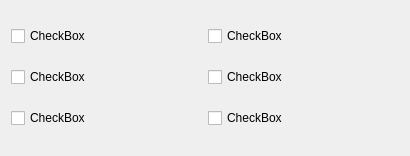
<?xml version="1.0" encoding="UTF-8"?>
<ui version="4.0">
 <class>popUp</class>
 <widget class="QDialog" name="popUp">
  <property name="geometry">
   <rect>
    <x>0</x>
    <y>0</y>
    <width>410</width>
    <height>156</height>
   </rect>
  </property>
  <property name="windowTitle">
   <string>Dialog</string>
  </property>
  <layout class="QGridLayout" name="gridLayout">
   <item row="1" column="0">
    <widget class="QCheckBox" name="checkBox_4">
     <property name="text">
      <string>CheckBox</string>
     </property>
    </widget>
   </item>
   <item row="0" column="0">
    <widget class="QCheckBox" name="checkBox_3">
     <property name="text">
      <string>CheckBox</string>
     </property>
    </widget>
   </item>
   <item row="1" column="1">
    <widget class="QCheckBox" name="checkBox_6">
     <property name="text">
      <string>CheckBox</string>
     </property>
    </widget>
   </item>
   <item row="2" column="0">
    <widget class="QCheckBox" name="checkBox_2">
     <property name="text">
      <string>CheckBox</string>
     </property>
    </widget>
   </item>
   <item row="0" column="1">
    <widget class="QCheckBox" name="checkBox_5">
     <property name="text">
      <string>CheckBox</string>
     </property>
    </widget>
   </item>
   <item row="2" column="1">
    <widget class="QCheckBox" name="checkBox">
     <property name="text">
      <string>CheckBox</string>
     </property>
    </widget>
   </item>
  </layout>
 </widget>
 <resources/>
 <connections/>
</ui>
